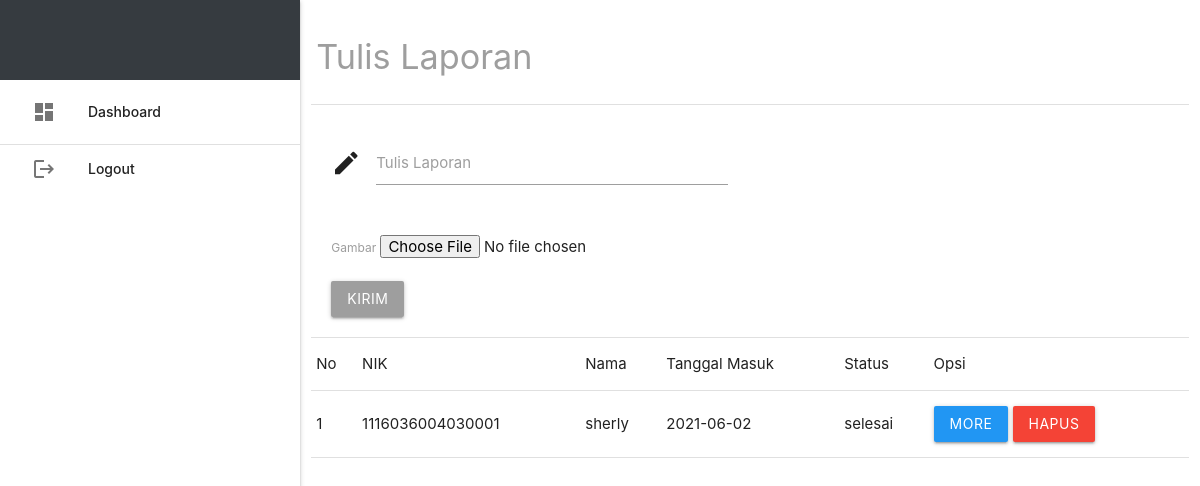
Page /masyarakat/ (signed in) on the committed database.
### tables this page shows
CREATE TABLE `pengaduan` (
  `id_pengaduan` int(5) NOT NULL,
  `tgl_pengaduan` date NOT NULL,
  `nik` varchar(16) NOT NULL,
  `isi_laporan` text NOT NULL,
  `foto` varchar(255) NOT NULL,
  `status` enum('proses','selesai') NOT NULL
);

CREATE TABLE `masyarakat` (
  `nik` varchar(16) NOT NULL,
  `nama` varchar(35) NOT NULL,
  `username` varchar(25) NOT NULL,
  `password` varchar(255) NOT NULL,
  `telp` varchar(13) NOT NULL
);

### masyarakat/dashboard.php (the view, shortened to what this page needs)
<table class="responsive-table" border="2" style="width: 100%;">
	<tr>
		<td>
			<h4 class="grey-text hide-on-med-and-down">Tulis Laporan</h4>
		</td>
	</tr>
	<tr>
		<td style="padding: 20px;">
			<form method="POST" enctype="multipart/form-data">
				<div class="row">
					<div class="input-field col s6">
						<i class="material-icons prefix">mode_edit</i>
						<textarea id="icon_prefix2" class="materialize-textarea" name="laporan"></textarea>
						<label for="icon_prefix2">Tulis Laporan</label>
					</div>
				</div>
				<label>Gambar</label>
				<input type="file" name="foto"><br><br>
				<input type="submit" name="kirim" value="Kirim" class="btn grey">
			</form>
		</td>
		<td>
		</td>
	</tr>
</table>
<table border="3" class="responsive-table">
	<tr>
		<td>No</td>
		<td>NIK</td>
		<td>Nama</td>
		<td>Tanggal Masuk</td>
		<td>Status</td>
		<td>Opsi</td>
	</tr>
	<?php
	$no = 1;
	$pengaduan = mysqli_query($koneksi, "SELECT * FROM pengaduan INNER JOIN masyarakat ON pengaduan.nik=masyarakat.nik INNER JOIN tanggapan ON pengaduan.id_pengaduan=tanggapan.id_pengaduan WHERE pengaduan.nik='" . $_SESSION['data']['nik'] . "' ORDER BY pengaduan.id_pengaduan DESC");
	while ($r = mysqli_fetch_assoc($pengaduan)) { ?>
		<tr>
			<td><?php echo $no++; ?></td>
			<td><?php echo $r['nik']; ?></td>
			<td><?php echo $r['nama']; ?></td>
			<td><?php echo $r['tgl_pengaduan']; ?></td>
			<td><?php echo $r['status']; ?></td>
			<td>
				<a class="btn blue modal-trigger" href="#tanggapan&id_pengaduan=<?php echo $r['id_pengaduan'] ?>">More</a>
				<a class="btn red" onclick="return confirm('Anda Yakin Ingin Menghapus Y/N')" href="index.php?p=pengaduan_hapus&id_pengaduan=<?php echo $r['id_pengaduan'] ?>">Hapus</a>
			</td>
		</tr>
	<?php	}
	?>
</table>

### rows in the picture
pengaduan: masyarakat.nik "1116036004030001", masyarakat.nama "sherly", tgl_pengaduan "2021-06-02", status "selesai"
